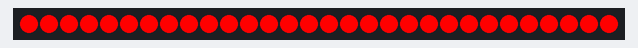
This sketch was run on a simulated Arduino Uno, built with avr-gcc and run on an emulated ATmega328P. On the bench: 30 RGB LEDs in strip order, left to right.

Above: at 0.1 s.
At 1.1 s:
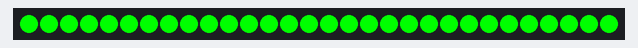
At 2.1 s:
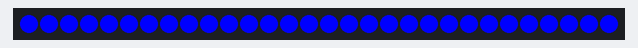
At 3.1 s:
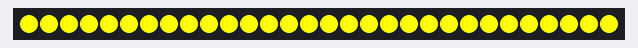
At 5.1 s:
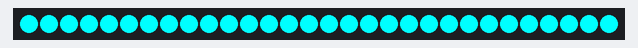
At 7.1 s:
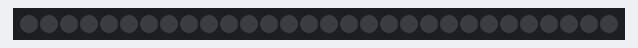

Measured:
- by itself, everything shown: repeats every 8.0 s, in 8 steps
- what the display in image 1 shows lasts 1.0 s, from 1.0 s to 2.0 s

The sketch:

test_LED.ino
```cpp
#include <Adafruit_NeoPixel.h>

#define PIN 6
#define NUMPIXELS 30

Adafruit_NeoPixel strip(NUMPIXELS, PIN, NEO_GRB + NEO_KHZ800);

void setup() {
  strip.begin();
  strip.show();
}

void loop() {
  // Rouge
  allumer(255, 0, 0);
  delay(1000);

  // Vert
  allumer(0, 255, 0);
  delay(1000);

  // Bleu
  allumer(0, 0, 255);
  delay(1000);

  // Jaune
  allumer(255, 255, 0);
  delay(1000);

  // Violet
  allumer(128, 0, 128);
  delay(1000);

  // Cyan
  allumer(0, 255, 255);
  delay(1000);

  // Blanc
  allumer(255, 255, 255);
  delay(1000);

  // Éteint
  allumer(0, 0, 0);
  delay(1000);
}

void allumer(int r, int g, int b) {
  for (int i = 0; i < NUMPIXELS; i++) {
    strip.setPixelColor(i, strip.Color(r, g, b));
  }
  strip.show();
}
```
